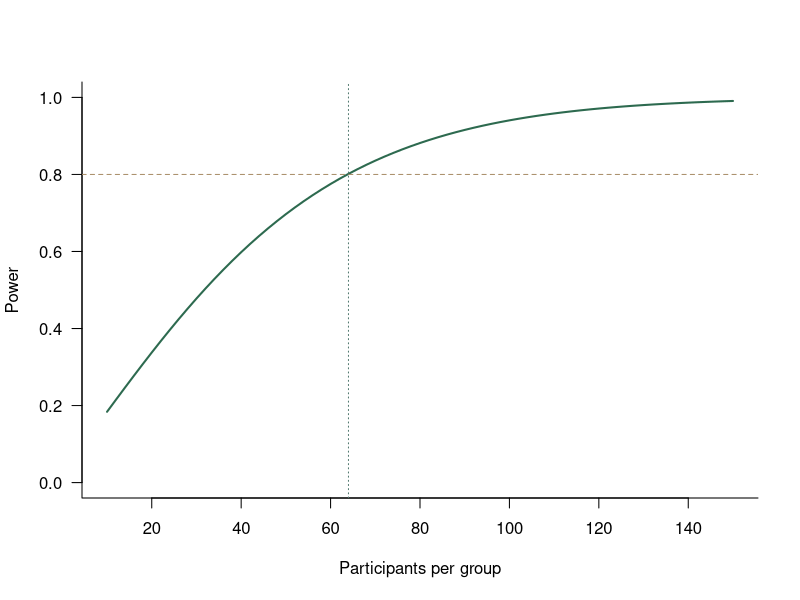

Here is the R script that generated this plot:
## ---- chunk 1
#| label: sample-size
power.t.test(delta = 5, sd = 10, sig.level = 0.05, power = 0.80)
## ---- chunk 2
#| label: power-curve
#| fig-cap: "Power to detect a 5 mmHg difference (SD 10 mmHg) at a two-sided 5% level, by participants per group."
#| fig-alt: "Line chart of power rising with participants per group, crossing 80% at 64 per group."
n <- seq(10, 150, by = 2)
power <- vapply(
  n,
  function(k) power.t.test(n = k, delta = 5, sd = 10, sig.level = 0.05)$power,
  numeric(1)
)

plot(n, power, type = "l", lwd = 2, col = "#2d6a4f", ylim = c(0, 1),
     xlab = "Participants per group", ylab = "Power", las = 1, bty = "l")
abline(h = 0.8, lty = 2, col = "#a68a64")
abline(v = 64, lty = 3, col = "#52796f")
